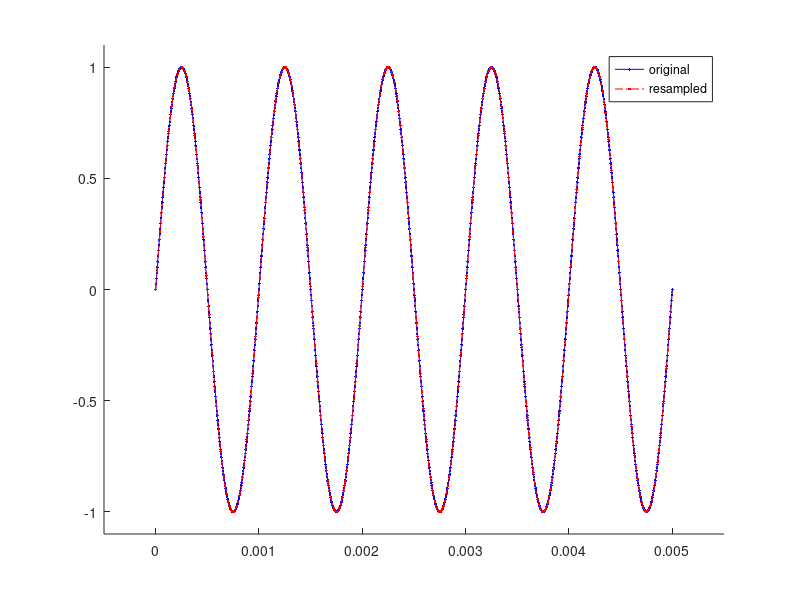

Here is the MATLAB script that generated this plot:

close all; clearvars; clc

Fs = 250e3;
Fc = 1e3;
A = 1;
T = 0.005;

ResUp = 2;
ResDown = 7;

Time1 = 0:1/Fs:T;
Sgn1 = A*sin(2*pi*Fc*Time1);

Time2 = 0:ResDown/(ResUp*Fs):T;
Sgn2 = interp1(Time1,Sgn1,Time2);

figure; hold on
plot(Time1,Sgn1,'b.-')
plot(Time2,Sgn2,'r.-.')
legend('original','resampled')
axis([-T/10 11/10*T 1.1*[-A A]])
hold off